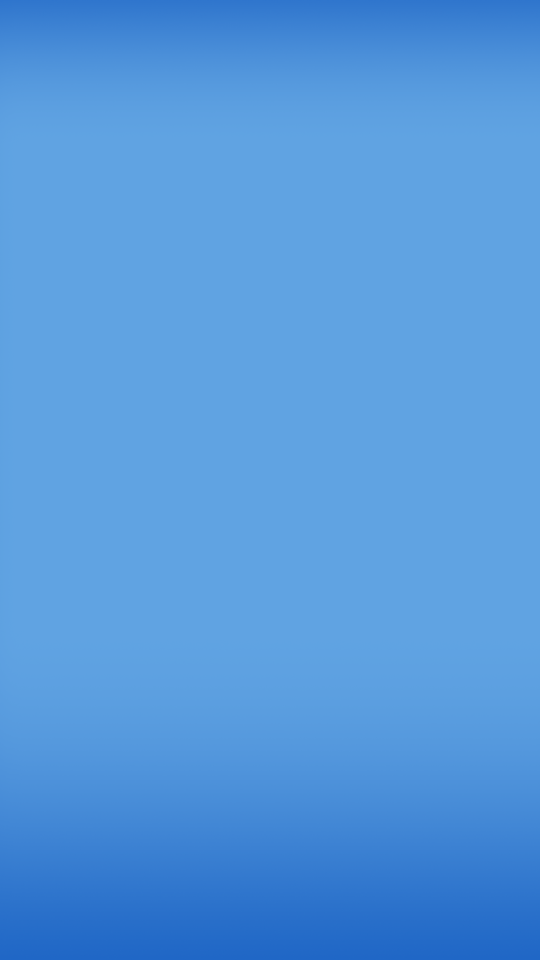
#> input picture archive/games_v042/assets/matcher/bg/bg_tpl.png, 1080 x 1920 px, found by its file name (shown at 1/2 size); the run also reads 1 picture not shown here
$ python v033p3_thumb.py
#> lines starting #> are read from the running program, lines starting #| are printed output that depends on the picture
#!/usr/bin/env python3
"""v0.3.3 PATCH 3 - the matcher store thumbnail, reborn in the template look:
the plate + a centered gem wall on the pink checker cells + the four NEW
specials (bomb rim / row sweeper stripe / column sweeper stripe / rainbow
remover) + the drop parcel + the GOGACoin. 960x640."""
from PIL import Image, ImageDraw, ImageFilter
import math, random

ROOT = "/home/z/my-project/repo/GOGABox/projects/gogabox/assets"
W, H = 960, 640
random.seed(33)

bg = Image.open(f"{ROOT}/games/matcher/bg/bg_tpl.png").convert("RGBA")
#> bg is the input picture: PIL image 1080x1920 RGBA; mean R, G, B, A 84.3, 152, 220.9, 255
s = max(W / bg.width, H / bg.height)
#> s = 0.889
bg = bg.resize((int(bg.width * s + 0.5), int(bg.height * s + 0.5)), Image.LANCZOS)
#> bg: PIL image 960x1707 RGBA
im = bg.crop(((bg.width - W) // 2, (bg.height - H) // 2,
              (bg.width - W) // 2 + W, (bg.height - H) // 2 + H)).copy()
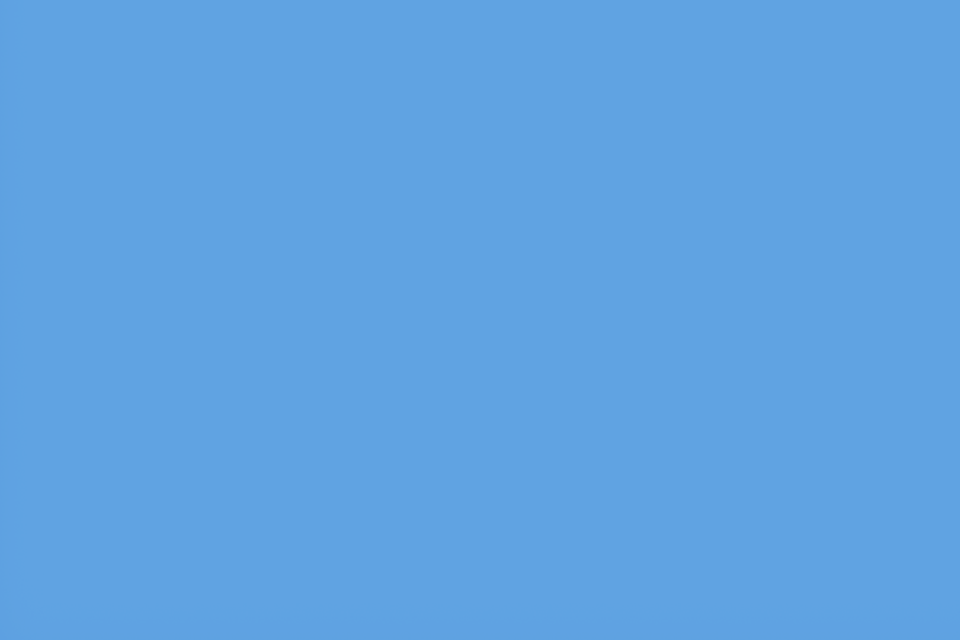
#> im: PIL image 960x640 RGBA; mean R, G, B, A 95.9, 162.9, 226, 255
d = ImageDraw.Draw(im)

# the plate
plate = Image.open(f"{ROOT}/games/matcher/bg/plate.png").convert("RGBA")
CS = 88                      # cell size on the thumb
COLS, ROWS = 8, 5
bw, bh = COLS * CS, ROWS * CS
bx, by = (W - bw) // 2, (H - bh) // 2 + 14
plate2 = plate.resize((bw + 24, bh + 24), Image.LANCZOS)
im.alpha_composite(plate2, (bx - 12, by - 12))
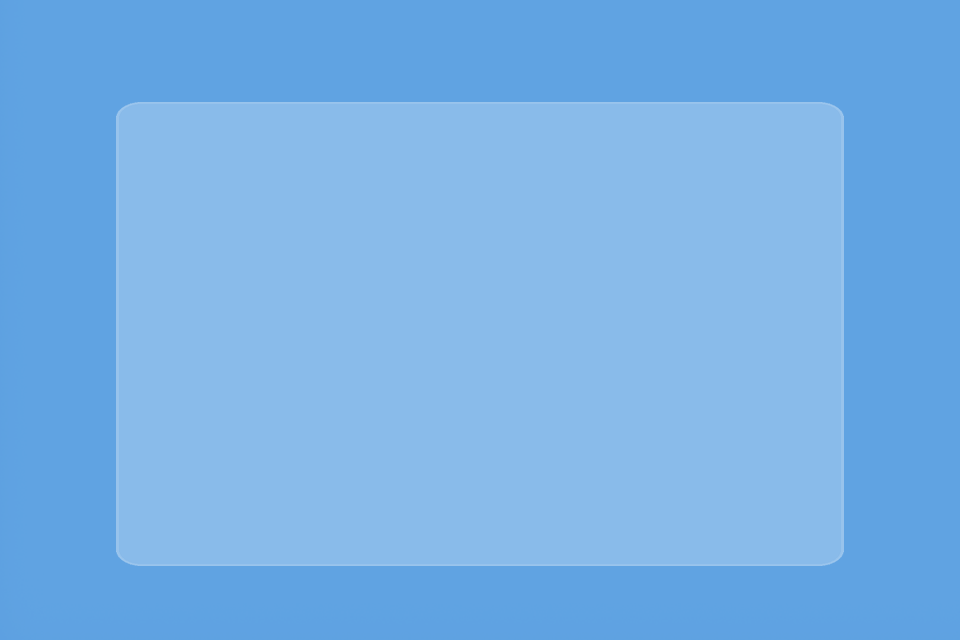
#> im: PIL image 960x640 RGBA; mean R, G, B, A 118.6, 176.2, 230.4, 255

# the checker cells (the template pair)
#> (the run stopped early here; a loop or call above may not have finished)
